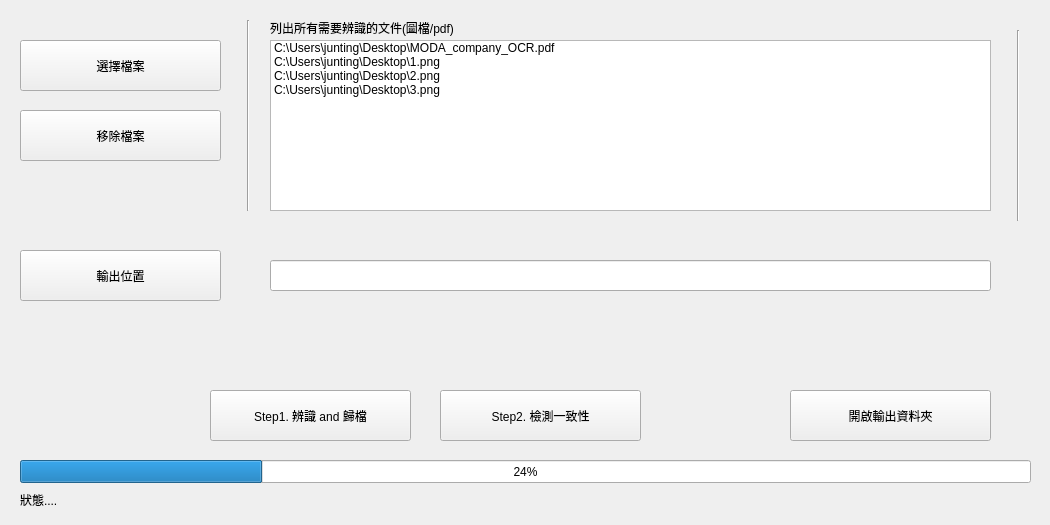
<?xml version="1.0" encoding="UTF-8"?>
<ui version="4.0">
 <class>MainWindow</class>
 <widget class="QMainWindow" name="MainWindow">
  <property name="geometry">
   <rect>
    <x>0</x>
    <y>0</y>
    <width>1050</width>
    <height>525</height>
   </rect>
  </property>
  <property name="minimumSize">
   <size>
    <width>1050</width>
    <height>525</height>
   </size>
  </property>
  <property name="maximumSize">
   <size>
    <width>1050</width>
    <height>525</height>
   </size>
  </property>
  <property name="windowTitle">
   <string>MainWindow</string>
  </property>
  <widget class="QWidget" name="centralwidget">
   <widget class="QProgressBar" name="progressBar">
    <property name="geometry">
     <rect>
      <x>20</x>
      <y>460</y>
      <width>1011</width>
      <height>23</height>
     </rect>
    </property>
    <property name="value">
     <number>24</number>
    </property>
   </widget>
   <widget class="QPushButton" name="button_choose_file">
    <property name="geometry">
     <rect>
      <x>20</x>
      <y>40</y>
      <width>201</width>
      <height>51</height>
     </rect>
    </property>
    <property name="text">
     <string>選擇檔案</string>
    </property>
   </widget>
   <widget class="Line" name="line_1">
    <property name="geometry">
     <rect>
      <x>240</x>
      <y>20</y>
      <width>16</width>
      <height>191</height>
     </rect>
    </property>
    <property name="orientation">
     <enum>Qt::Vertical</enum>
    </property>
   </widget>
   <widget class="QLabel" name="label_list_all_file">
    <property name="geometry">
     <rect>
      <x>270</x>
      <y>20</y>
      <width>261</width>
      <height>16</height>
     </rect>
    </property>
    <property name="text">
     <string>列出所有需要辨識的文件(圖檔/pdf)</string>
    </property>
   </widget>
   <widget class="QPushButton" name="button_remove_file">
    <property name="geometry">
     <rect>
      <x>20</x>
      <y>110</y>
      <width>201</width>
      <height>51</height>
     </rect>
    </property>
    <property name="text">
     <string>移除檔案</string>
    </property>
   </widget>
   <widget class="QPushButton" name="button_choose_output_folder">
    <property name="geometry">
     <rect>
      <x>20</x>
      <y>250</y>
      <width>201</width>
      <height>51</height>
     </rect>
    </property>
    <property name="text">
     <string>輸出位置</string>
    </property>
   </widget>
   <widget class="QLineEdit" name="lineEdit">
    <property name="geometry">
     <rect>
      <x>270</x>
      <y>260</y>
      <width>721</width>
      <height>31</height>
     </rect>
    </property>
    <property name="readOnly">
     <bool>true</bool>
    </property>
   </widget>
   <widget class="Line" name="line_2">
    <property name="geometry">
     <rect>
      <x>1010</x>
      <y>30</y>
      <width>16</width>
      <height>191</height>
     </rect>
    </property>
    <property name="orientation">
     <enum>Qt::Vertical</enum>
    </property>
   </widget>
   <widget class="QPushButton" name="button_step1">
    <property name="geometry">
     <rect>
      <x>210</x>
      <y>390</y>
      <width>201</width>
      <height>51</height>
     </rect>
    </property>
    <property name="text">
     <string>Step1. 辨識 and 歸檔</string>
    </property>
   </widget>
   <widget class="QPushButton" name="button_step2">
    <property name="geometry">
     <rect>
      <x>440</x>
      <y>390</y>
      <width>201</width>
      <height>51</height>
     </rect>
    </property>
    <property name="text">
     <string>Step2. 檢測一致性</string>
    </property>
   </widget>
   <widget class="QListWidget" name="listWidget">
    <property name="geometry">
     <rect>
      <x>270</x>
      <y>40</y>
      <width>721</width>
      <height>171</height>
     </rect>
    </property>
    <item>
     <property name="text">
      <string>C:\Users\junting\Desktop\MODA_company_OCR.pdf</string>
     </property>
     <property name="flags">
      <set>ItemIsSelectable|ItemIsDragEnabled|ItemIsUserCheckable|ItemIsEnabled|ItemIsTristate</set>
     </property>
    </item>
    <item>
     <property name="text">
      <string>C:\Users\junting\Desktop\1.png</string>
     </property>
    </item>
    <item>
     <property name="text">
      <string>C:\Users\junting\Desktop\2.png</string>
     </property>
    </item>
    <item>
     <property name="text">
      <string>C:\Users\junting\Desktop\3.png</string>
     </property>
    </item>
   </widget>
   <widget class="QPushButton" name="button_open_output_folder">
    <property name="geometry">
     <rect>
      <x>790</x>
      <y>390</y>
      <width>201</width>
      <height>51</height>
     </rect>
    </property>
    <property name="text">
     <string>開啟輸出資料夾</string>
    </property>
   </widget>
   <widget class="QLabel" name="label_status">
    <property name="geometry">
     <rect>
      <x>20</x>
      <y>490</y>
      <width>981</width>
      <height>20</height>
     </rect>
    </property>
    <property name="text">
     <string>狀態....</string>
    </property>
   </widget>
  </widget>
  <action name="actionGithub">
   <property name="text">
    <string>Github</string>
   </property>
  </action>
 </widget>
 <resources/>
 <connections/>
</ui>
